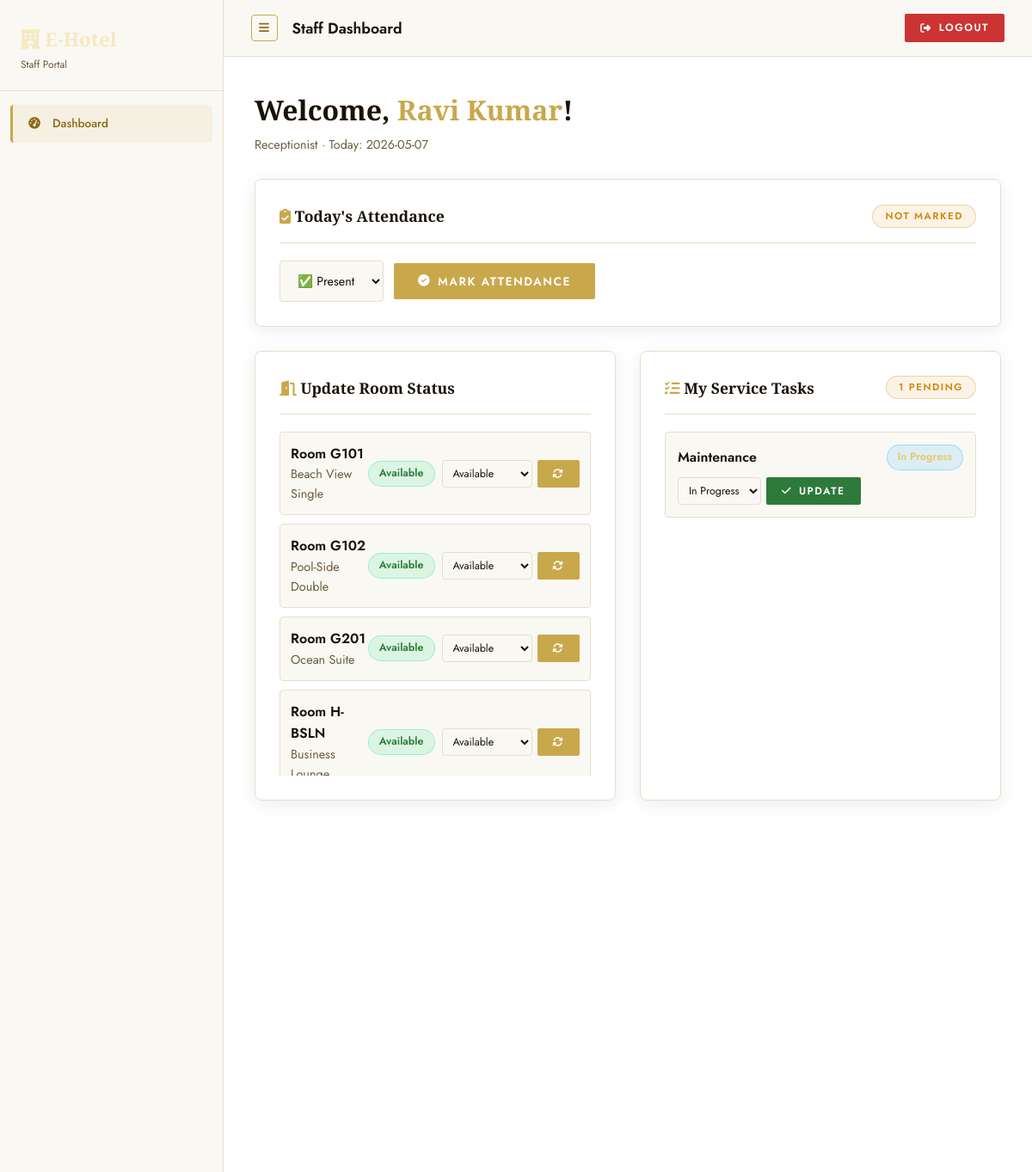
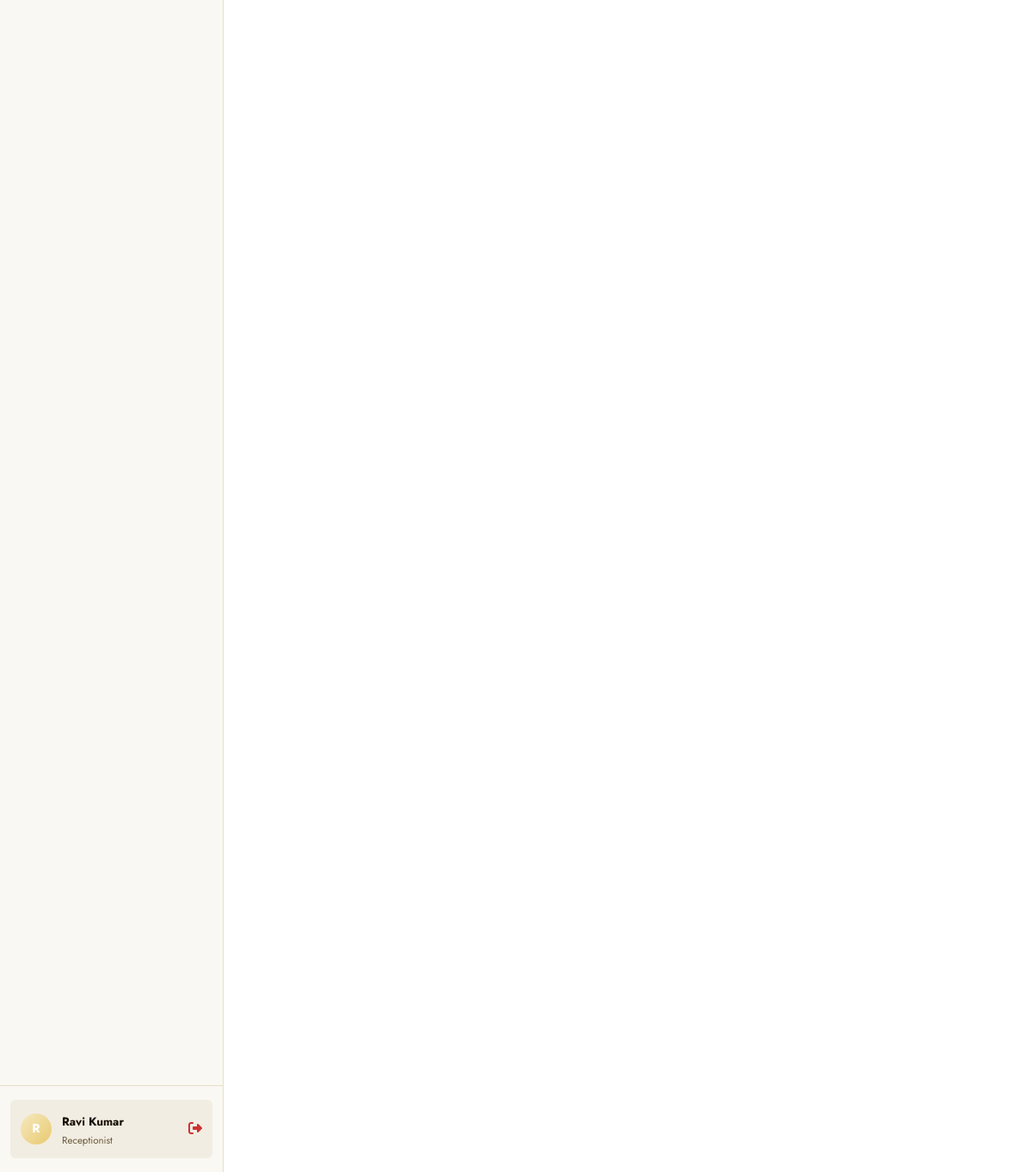
Page /staff/dashboard (signed in) on the committed database (2 pictures, top to bottom).
### tables this page shows
CREATE TABLE rooms (
                id          INTEGER PRIMARY KEY AUTOINCREMENT,
                room_number TEXT UNIQUE NOT NULL,
                room_type   TEXT NOT NULL,
                price       REAL NOT NULL,
                status      TEXT DEFAULT 'Available',
                description TEXT,
                image_url   TEXT,
                destination TEXT DEFAULT 'Main',
                branch      TEXT DEFAULT 'Main Branch',
                capacity    INTEGER DEFAULT 2,
                category    TEXT DEFAULT 'Room'
            );

CREATE TABLE services (
                id           INTEGER PRIMARY KEY AUTOINCREMENT,
                booking_id   INTEGER REFERENCES bookings(id),
                user_id      INTEGER REFERENCES users(id),
                service_type TEXT NOT NULL,
                description  TEXT,
                charge       REAL DEFAULT 0,
                status       TEXT DEFAULT 'Pending',
                assigned_staff_id INTEGER REFERENCES staff(id),
                created_at   DATETIME DEFAULT CURRENT_TIMESTAMP
            );

### routes/staff_routes.py (the view)
    @app.route('/staff/dashboard')
    @staff_required  # Must be logged in as staff to see this page
    def staff_dashboard():
        tasks = query_db(
            "SELECT * FROM services WHERE status != 'Completed' ORDER BY created_at DESC LIMIT 10"
        )
        rooms = query_db("SELECT * FROM rooms ORDER BY room_number")
        today           = datetime.date.today().isoformat()  # e.g. '2024-03-19'
        attendance_today = query_db(
            "SELECT * FROM attendance WHERE staff_id=? AND date=?",
            [session['staff_id'], today],
            one=True  # Returns one record or None
        )
        return render_template(
            'staff/dashboard.html',
            tasks=tasks,
            rooms=rooms,
            attendance=attendance_today,
            today=today
        )

### utils/auth.py (called while the page is built)
def staff_required(f):
    @wraps(f)
    def decorated_function(*args, **kwargs):
        if 'staff_id' not in session:
            flash('Staff login required.', 'warning')
            return redirect(url_for('staff_login'))
        return f(*args, **kwargs)
    return decorated_function

### utils/db.py (called while the page is built)
def get_db():
    db = getattr(g, '_database', None)
    if db is None:
        db = g._database = sqlite3.connect(DATABASE)
        db.row_factory = sqlite3.Row
    return db

def query_db(query, args=(), one=False, commit=False):
    db  = get_db()
    cur = db.execute(query, args)
    if commit:
        db.commit()
        return cur.lastrowid
    rows = cur.fetchall()
    return rows[0] if (one and rows) else (None if one else rows)

### templates/staff/dashboard.html (shortened to what this page needs)
<!DOCTYPE html>
<html lang="en">
<head>
  <link rel="stylesheet" href="{{ url_for('static', filename='css/style.css') }}">
  <link rel="stylesheet" href="{{ url_for('static', filename='css/panel.css') }}">
  <link rel="stylesheet" href="https://cdnjs.cloudflare.com/ajax/libs/font-awesome/6.5.0/css/all.min.css">
</head>
<body>
<div class="panel-layout">
  <aside class="sidebar" id="staffSidebar">
    <div class="sidebar-brand">
      <h1 style="color:var(--accent3)"><i class="fas fa-hotel"></i> E-Hotel</h1>
      <p>Staff Portal</p>
    </div>
    <nav class="sidebar-nav">
      <a href="{{ url_for('staff_dashboard') }}" class="sidebar-nav-item active">
        <i class="fas fa-tachometer-alt"></i> Dashboard
      </a>
    </nav>
    <div class="sidebar-footer">
      <div class="sidebar-user">
        <div class="sidebar-avatar" style="background:linear-gradient(135deg,var(--accent3),var(--accent2))">
          {{ session.staff_name[0].upper() if session.staff_name else 'S' }}
        </div>
        <div class="sidebar-user-info">
          <strong>{{ session.staff_name or 'Staff' }}</strong>
          <small>{{ session.staff_role or 'Staff' }}</small>
        </div>
        <a href="{{ url_for('staff_logout') }}" title="Logout" style="color:var(--danger);margin-left:auto">
          <i class="fas fa-sign-out-alt"></i>
        </a>
      </div>
    </div>
  </aside>
  <div style="flex:1;display:flex;flex-direction:column">
    <div class="topbar">
      <div class="topbar-left">
        <button id="sidebarToggle" class="btn btn-icon btn-outline" style="padding:8px">
          <i class="fas fa-bars"></i>
        </button>
        <div class="topbar-title">Staff Dashboard</div>
      </div>
      <div class="topbar-right">
        <a href="{{ url_for('staff_logout') }}" class="btn btn-danger btn-sm">
          <i class="fas fa-sign-out-alt"></i> Logout
        </a>
      </div>
    </div>
    <main class="panel-content">
      <div class="panel-header anim-fade-up">
        <h1>Welcome, <span class="text-accent">{{ session.staff_name }}</span>!</h1>
        <p>{{ session.staff_role }} · Today: {{ today }}</p>
      </div>
      <div class="card anim-fade-up-delay-1 mb-3">
        <div class="card-header">
          <h2 class="card-title"><i class="fas fa-clipboard-check text-accent"></i> Today's Attendance</h2>
          {% if attendance %}
          <span class="status-pill {{ 'pill-confirmed' if attendance['status']=='Present' else 'pill-rejected' }}">
            {{ attendance['status'] }}
          </span>
          {% else %}
          <span class="badge badge-warning">Not Marked</span>
          {% endif %}
        </div>
        <form method="post" action="{{ url_for('mark_attendance') }}" style="display:flex;gap:12px;align-items:center;flex-wrap:wrap">
          <select name="status" class="form-control" style="width:auto">
            <option value="Present">✅ Present</option>
          </select>
          <button type="submit" class="btn btn-primary">
            <i class="fas fa-check-circle"></i> Mark Attendance
          </button>
        </form>
      </div>
      <div class="grid-2">
        <div class="card anim-fade-up-delay-2">
          <div class="card-header">
            <h2 class="card-title"><i class="fas fa-door-open text-accent"></i> Update Room Status</h2>
          </div>
          <div style="display:flex;flex-direction:column;gap:10px;max-height:400px;overflow-y:auto">
            {% for room in rooms %}
            <div style="display:flex;align-items:center;justify-content:space-between;padding:12px;background:var(--bg2);border-radius:var(--radius);border:1px solid var(--border)">
              <div>
                <div style="font-weight:600">Room {{ room['room_number'] }}</div>
                <div class="text-muted">{{ room['room_type'] }}</div>
              </div>
              <div style="display:flex;align-items:center;gap:8px">
                <span class="status-pill {{ 'pill-available' if room['status']=='Available' else 'pill-occupied' if room['status']=='Occupied' else 'pill-maintenance' }}">
                  {{ room['status'] }}
                </span>
                <form method="post" action="{{ url_for('staff_update_room', room_id=room['id']) }}" style="display:flex;gap:6px">
                  <select name="status" class="form-control" style="width:auto;padding:5px 8px;font-size:.78rem">
                    {% for s in ['Available','Occupied','Maintenance'] %}
                    <option value="{{ s }}" {{ 'selected' if room['status']==s else '' }}>{{ s }}</option>
                    {% endfor %}
                  </select>
                  <button type="submit" class="btn btn-primary btn-sm"><i class="fas fa-sync"></i></button>
                </form>
              </div>
            </div>
            {% endfor %}
          </div>
        </div>
        <div class="card anim-fade-up-delay-3">
          <div class="card-header">
            <h2 class="card-title"><i class="fas fa-tasks text-accent"></i> My Service Tasks</h2>
            <span class="badge badge-warning">{{ tasks|length }} pending</span>
          </div>
          {% if tasks %}
          <div style="display:flex;flex-direction:column;gap:10px;max-height:400px;overflow-y:auto">
            {% for task in tasks %}
            <div style="padding:14px;background:var(--bg2);border-radius:var(--radius);border:1px solid var(--border)">
              <div style="display:flex;align-items:center;justify-content:space-between;margin-bottom:8px">
                <div style="font-weight:600">{{ task['service_type'] }}</div>
                <span class="status-pill {{ 'pill-pending' if task['status']=='Pending' else 'pill-inprogress' }}">
                  {{ task['status'] }}
                </span>
              </div>
              <form method="post" action="{{ url_for('staff_update_service', service_id=task['id']) }}" style="display:flex;gap:6px">
                <select name="status" class="form-control" style="width:auto;padding:5px 8px;font-size:.78rem">
                  <option value="In Progress" {{ 'selected' if task['status']=='In Progress' else '' }}>In Progress</option>
                </select>
                <button type="submit" class="btn btn-success btn-sm"><i class="fas fa-check"></i> Update</button>
              </form>
            </div>
            {% endfor %}
          </div>
          {% else %}
          <div class="empty-state" style="padding:30px">
            <i class="fas fa-check-double"></i>
            <p>All tasks completed!</p>
          </div>
          {% endif %}
        </div>
      </div>
    </main>
  </div>
</div>
</body>
</html>

### static/css/panel.css (style rules this page uses)
.topbar { display: flex; align-items: center; justify-content: space-between; padding: 16px 32px; background: var(--bg2); border-bottom: 1px solid var(--border); position: sticky; top: 0; z-index: 100; }
.topbar-left { display: flex; align-items: center; gap: 16px; }
.topbar-title { font-size: 1.1rem; font-weight: 600; }
.topbar-right { display: flex; align-items: center; gap: 12px; }
.status-pill { display: inline-flex; align-items: center; gap: 6px; padding: 4px 12px; border-radius: 99px; font-size: .78rem; font-weight: 600; }
.pill-available { background: rgba(0,230,118,.12); color: var(--success); border: 1px solid rgba(0,230,118,.3); }
.pill-inprogress { background: rgba(0,170,255,.12); color: var(--accent2); border: 1px solid rgba(0,170,255,.3); }

### rows in the picture
rooms: room_number "G101", room_type "Beach View Single", status "Available"
rooms: room_number "G102", room_type "Pool-Side Double", status "Available"
rooms: room_number "G201", room_type "Ocean Suite", status "Available"
rooms: room_number "H-BSLN", room_type "Business…", status "Available"
services: service_type "Maintenance", status "In Progress"

### other values in the picture
{{ session.staff_name[0].upper() if session.staff_name else 'S' }} "R"
{{ session.staff_name or 'Staff' }} "Ravi Kumar"
{{ session.staff_role or 'Staff' }} "Receptionist"
{{ session.staff_name }} "Ravi Kumar"
{{ session.staff_role }} "Receptionist"
{{ tasks|length }} "1"
form field status "Available"
